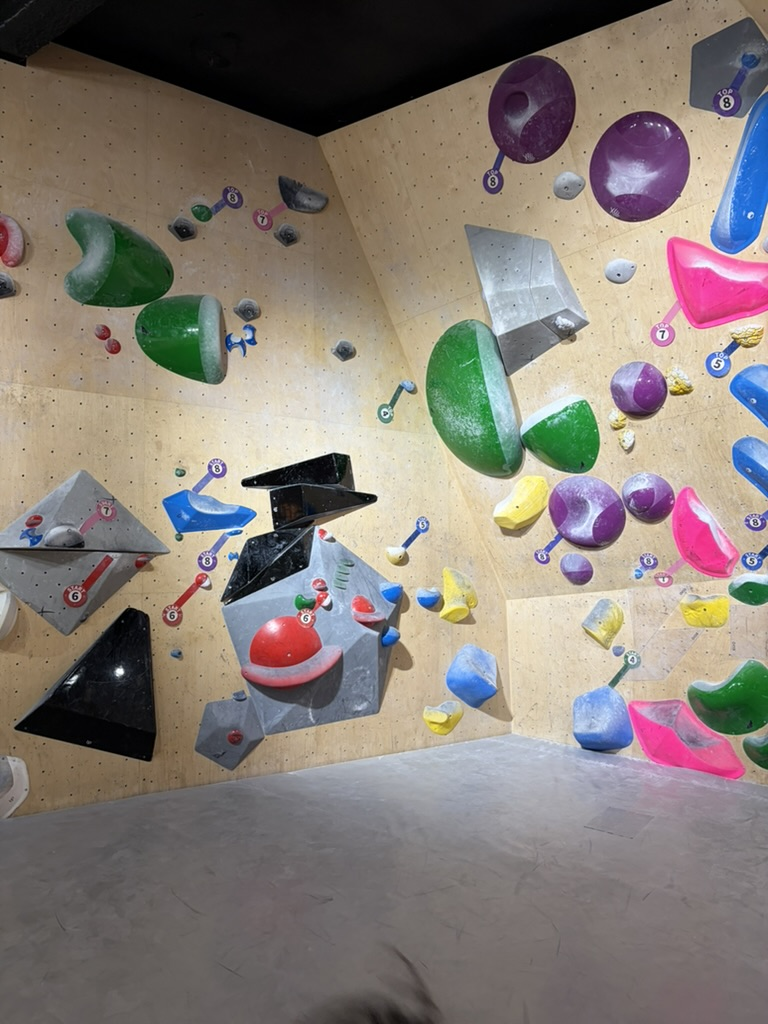
#> input picture input/example1.jpg, 768 x 1024 px
$ python -i color_logic.py   (imports and definitions only)
#> lines starting #> are read from the running program, lines starting #| are printed output that depends on the picture; after the words box and inside, x2 and y2 are one past the last pixel; in counts of white or black regions, pixels touching at a corner belong together
import json
from dataclasses import asdict, dataclass
from enum import Enum
from pathlib import Path
from typing import Dict, List, Mapping, MutableMapping, Tuple

import cv2
import numpy as np
from matplotlib import pyplot as plt

def single_scale_retinex(img: np.ndarray, sigma: float) -> np.ndarray:
    retinex = np.log10(img) - np.log10(cv2.GaussianBlur(img, (0, 0), sigma))
    return retinex


def multi_scale_retinex(img: np.ndarray, sigma_list: List[float]) -> np.ndarray:
    retinex = np.zeros_like(img)
    for sigma in sigma_list:
        retinex += single_scale_retinex(img, sigma)
    retinex = retinex / len(sigma_list)
    return retinex


def color_restoration(img: np.ndarray, alpha: float, beta: float) -> np.ndarray:
    img_sum = np.sum(img, axis=2, keepdims=True)
    color_restoration = beta * (np.log10(alpha * img) - np.log10(img_sum))
    return color_restoration


def apply_retinex(img: np.ndarray) -> np.ndarray:
    if img.size == 0:
        return img
    sigma_list = [15.0, 80.0, 250.0]
    G = 5.0
    b = 25.0
    alpha = 125.0
    beta = 46.0

    img_float = np.float64(img) + 1.0
    msr = multi_scale_retinex(img_float, sigma_list)
    cr = color_restoration(img_float, alpha, beta)
    msrcr = G * (msr * cr - b)

    # Normalize each channel robustly so the image does not collapse to near-black.
    normalized = np.zeros_like(msrcr)
    for ch in range(msrcr.shape[2]):
        channel = msrcr[:, :, ch]
        low, high = np.percentile(channel, (1, 99))
        if high - low < 1e-6:
            normalized[:, :, ch] = np.clip(channel, 0, 255)
            continue
        normalized[:, :, ch] = (channel - low) * (255.0 / (high - low))

    normalized = np.clip(normalized, 0, 255)
    return np.uint8(normalized)


DEFAULT_LAB_CONFIG_PATH = "lab_ranges.json"


class HoldColor(str, Enum):
    RED = "red"
    ORANGE = "orange"
    YELLOW = "yellow"
    GREEN = "green"
    BLUE = "blue"
    LIGHT_BLUE = "light_blue"
    NAVY = "navy"
    PURPLE = "purple"
    PINK = "pink"
    WHITE = "white"
    GRAY = "gray"
    BLACK = "black"
    BROWN = "brown"
    UNKNOWN = "unknown"


CHROMATIC_COLORS = {
    HoldColor.RED,
    HoldColor.ORANGE,
    HoldColor.YELLOW,
    HoldColor.GREEN,
    HoldColor.BLUE,
    HoldColor.LIGHT_BLUE,
    HoldColor.NAVY,
    HoldColor.PURPLE,
    HoldColor.PINK,
    HoldColor.BROWN,
}


@dataclass(frozen=True)
class LabRange:
    l_min: int
    l_max: int
    a_min: int
    a_max: int
    b_min: int
    b_max: int

    def clamp(self) -> "LabRange":
        return LabRange(
            l_min=max(0, min(255, int(self.l_min))),
            l_max=max(0, min(255, int(self.l_max))),
            a_min=max(0, min(255, int(self.a_min))),
            a_max=max(0, min(255, int(self.a_max))),
            b_min=max(0, min(255, int(self.b_min))),
            b_max=max(0, min(255, int(self.b_max))),
        )

    def to_mask(self, lab_image: np.ndarray) -> np.ndarray:
        r = self.clamp()
        lower = np.array([r.l_min, r.a_min, r.b_min], dtype=np.uint8)
        upper = np.array([r.l_max, r.a_max, r.b_max], dtype=np.uint8)
        return cv2.inRange(lab_image, lower, upper)


DEFAULT_LAB_RANGES: Dict[HoldColor, List[LabRange]] = {
    HoldColor.RED: [LabRange(0, 255, 150, 255, 0, 255)],
    HoldColor.ORANGE: [LabRange(0, 255, 140, 180, 150, 255)],
    HoldColor.YELLOW: [LabRange(0, 255, 110, 140, 150, 255)],
    HoldColor.GREEN: [LabRange(0, 255, 0, 120, 128, 255)],
    HoldColor.BLUE: [LabRange(0, 255, 0, 140, 0, 120)],
    HoldColor.LIGHT_BLUE: [LabRange(100, 255, 0, 128, 0, 128)],
    HoldColor.NAVY: [LabRange(0, 80, 0, 140, 0, 110)],
    HoldColor.PURPLE: [LabRange(0, 255, 140, 255, 0, 120)],
    HoldColor.PINK: [LabRange(150, 255, 150, 255, 120, 160)],
    HoldColor.BROWN: [LabRange(0, 100, 130, 160, 130, 170)],
    HoldColor.WHITE: [LabRange(200, 255, 120, 136, 120, 136)],
    HoldColor.GRAY: [LabRange(80, 180, 120, 136, 120, 136)],
    HoldColor.BLACK: [LabRange(0, 50, 120, 136, 120, 136)],
}


def _copy_ranges(ranges: Mapping[HoldColor, List[LabRange]]) -> Dict[HoldColor, List[LabRange]]:
    return {color: [LabRange(**asdict(r)) for r in entries] for color, entries in ranges.items()}


# [56 lines left out: functions parse_hold_color, color_to_bgr, load_lab_ranges, save_lab_ranges, not called in this run]


class LabColorClassifier:
    def __init__(
        self,
        ranges: Mapping[HoldColor, List[LabRange]] | None = None,
        *,
        min_match_ratio: float = 0.03,
        chromatic_preference_ratio: float = 0.07,
    ):
        source = ranges if ranges is not None else DEFAULT_LAB_RANGES
        self.ranges = _copy_ranges(source)
        self.min_match_ratio = min_match_ratio
        self.chromatic_preference_ratio = chromatic_preference_ratio

    @classmethod
    def from_config(cls, config_path: str = DEFAULT_LAB_CONFIG_PATH) -> "LabColorClassifier":
        return cls(load_lab_ranges(config_path))

    def score_lab(self, lab_image: np.ndarray) -> Dict[HoldColor, int]:
        scores: Dict[HoldColor, int] = {}
        for color, entries in self.ranges.items():
            if not entries:
                scores[color] = 0
                continue
            mask = np.zeros(lab_image.shape[:2], dtype=np.uint8)
            for entry in entries:
                mask = cv2.bitwise_or(mask, entry.to_mask(lab_image))
            scores[color] = int(cv2.countNonZero(mask))
        return scores

    def classify_lab(self, lab_image: np.ndarray) -> HoldColor:
        total_pixels = int(lab_image.shape[0] * lab_image.shape[1])
        if total_pixels <= 0:
            return HoldColor.UNKNOWN

        scores = self.score_lab(lab_image)
        best_color, best_count = max(scores.items(), key=lambda item: item[1], default=(HoldColor.UNKNOWN, 0))
        best_ratio = best_count / total_pixels
        if best_ratio < self.min_match_ratio:
            return HoldColor.UNKNOWN

        chromatic = [(color, count) for color, count in scores.items() if color in CHROMATIC_COLORS]
        if chromatic:
            chroma_color, chroma_count = max(chromatic, key=lambda item: item[1])
            chroma_ratio = chroma_count / total_pixels
            if chroma_ratio >= self.chromatic_preference_ratio:
                return chroma_color

        return best_color

    def classify_bgr(self, bgr_image: np.ndarray, mask: np.ndarray | None = None) -> HoldColor:
        if bgr_image.size == 0:
            return HoldColor.UNKNOWN
        retinex_image = apply_retinex(bgr_image)
        lab_image = cv2.cvtColor(retinex_image, cv2.COLOR_BGR2LAB)

        if mask is not None:
            valid = mask.astype(bool)
            selected = lab_image[valid]
            if selected.size == 0:
                return HoldColor.UNKNOWN
            # Evaluate only masked pixels to avoid background-biased color scores.
            lab_image = selected.reshape((-1, 1, 3))

        return self.classify_lab(lab_image)

    # [107 lines left out: functions score_bgr_ratios, tune_lab_range, not called in this run]

>>> import cv2
>>> picture = cv2.imread('input/example1.jpg')
#> picture is the input picture: shape (1024, 768, 3); mean B, G, R 118.7, 125.3, 133.9
>>> result = LabColorClassifier().classify_bgr(picture)
#> the loop in multi_scale_retinex, `for sigma in sigma_list:` made 3 passes
#> pass 1, in single_scale_retinex, `retinex = np.log10(img) - np.log10(cv2.GaussianBlur(img, (0, 0), sigma))`:
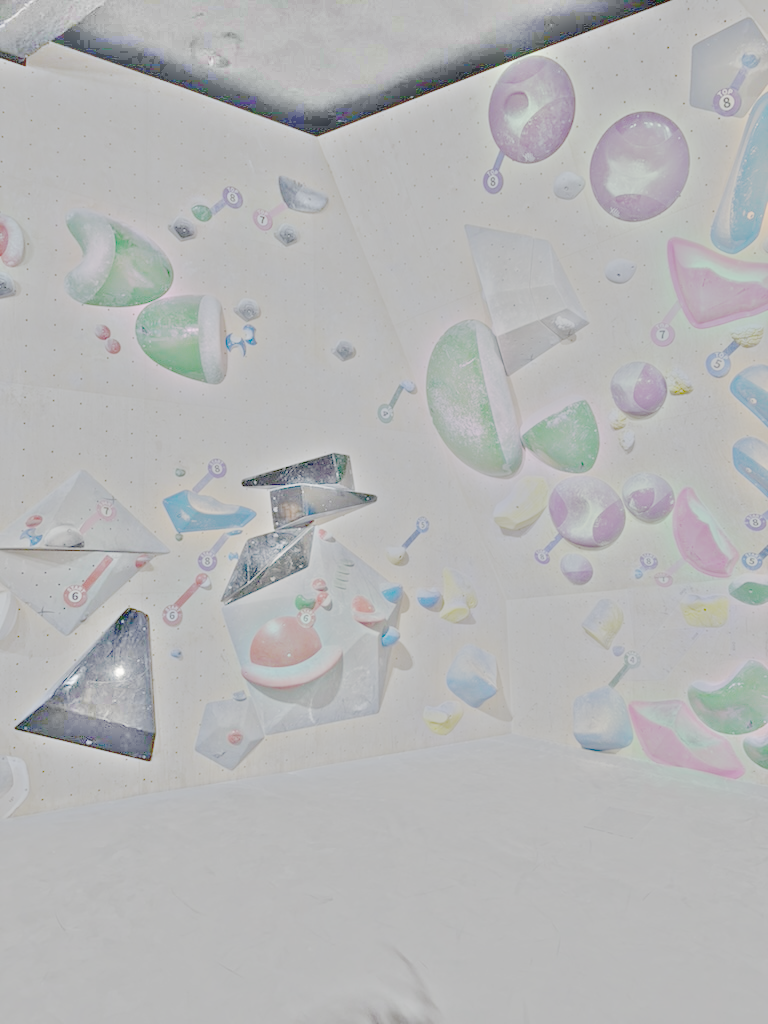
#> retinex: shape (1024, 768, 3) float64; mean B, G, R -0.0322, -0.0363, -0.0428; drawn with min black and max white
#> in color_restoration, `img_sum = np.sum(img, axis=2, keepdims=True)`:
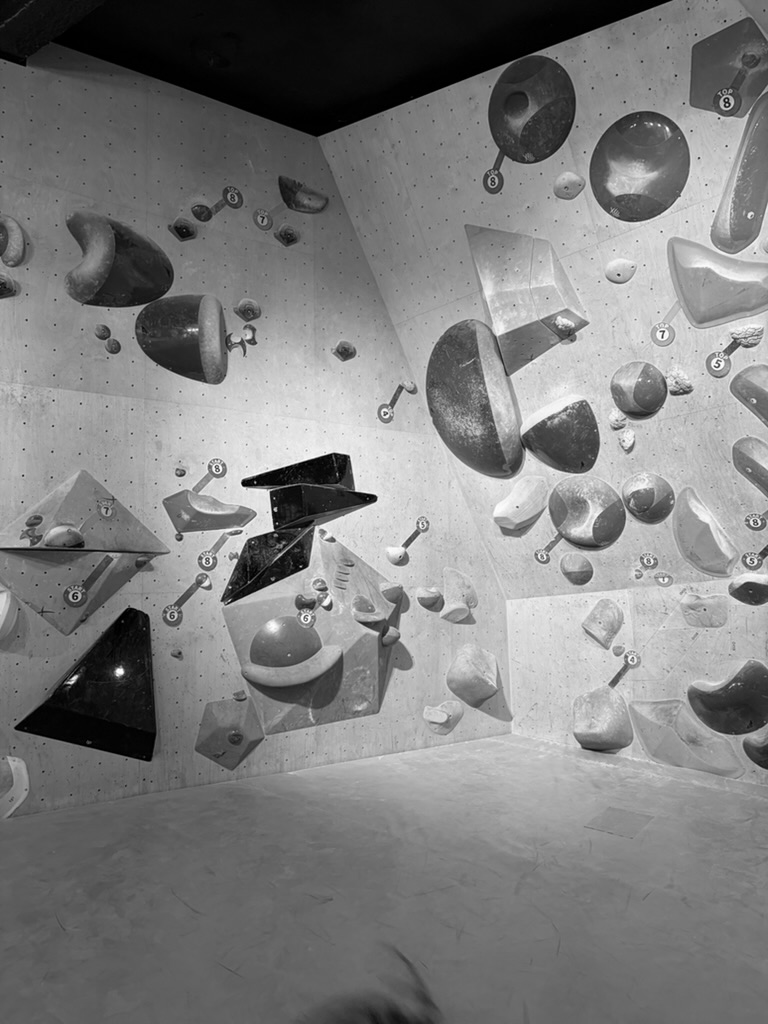
#> img_sum: shape (1024, 768, 1) float64; min 3, max 767, mean 381; drawn with min black and max white
#> the loop in apply_retinex, `for ch in range(msrcr.shape[2]):` made 3 passes
#> (low, high) on passes 1 to 3: (-583.7, -54.23), (-609, -60.88), (-628.1, -60.73)
#> pass 1, in apply_retinex, `channel = msrcr[:, :, ch]`:
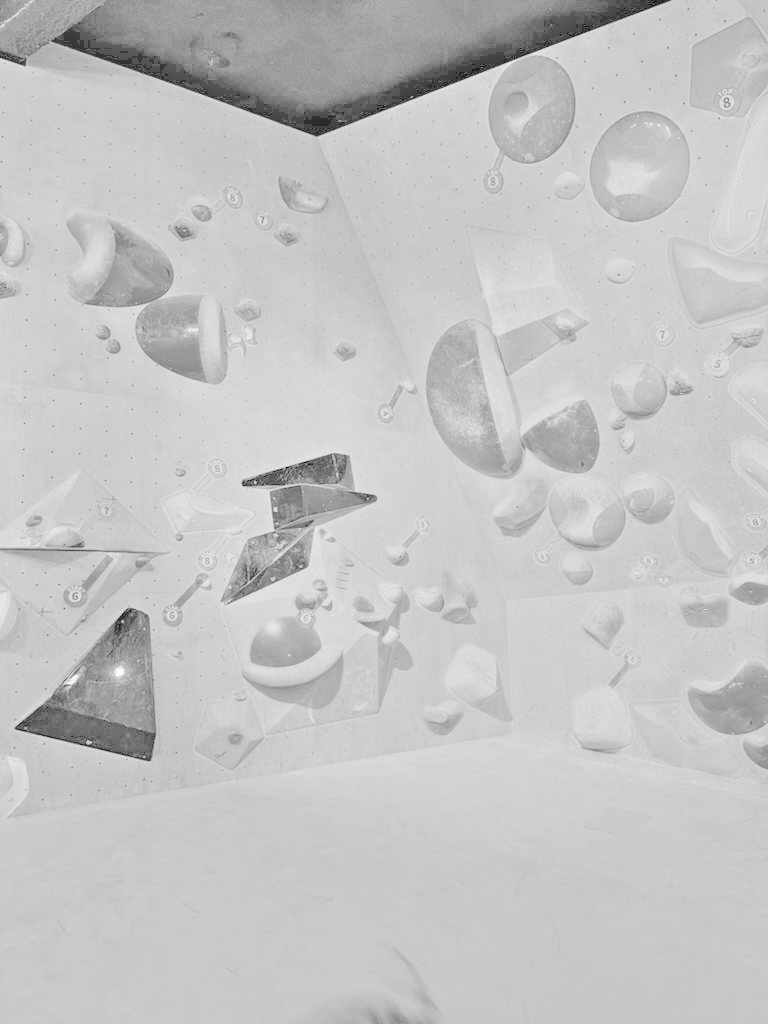
#> channel: shape (1024, 768) float64; min -913.6, max 76.93, mean -148.2; drawn with min black and max white
#> in apply_retinex, `normalized = np.clip(normalized, 0, 255)`:
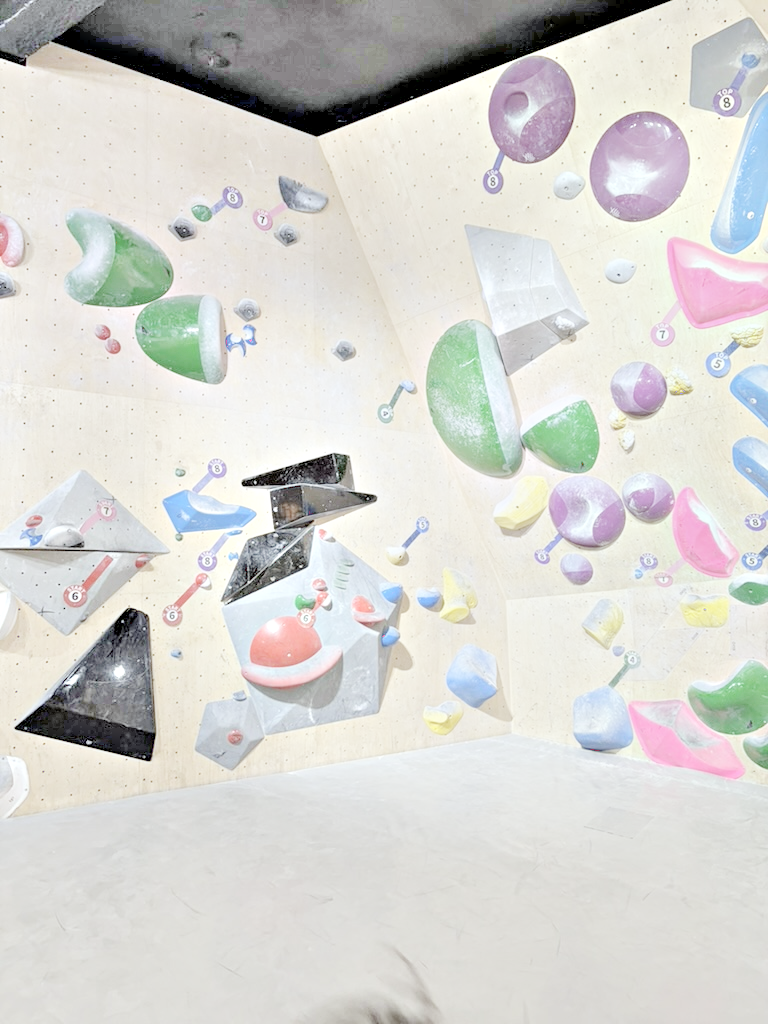
#> normalized: shape (1024, 768, 3) float64; mean B, G, R 210, 214, 214.5
#> in classify_bgr, `lab_image = cv2.cvtColor(retinex_image, cv2.COLOR_BGR2LAB)`: lab_image: shape (1024, 768, 3); mean of channels 0, 1, 2 217.1, 127.6, 130
#> after the loop in score_lab, `for color, entries in self.ranges.items():`:
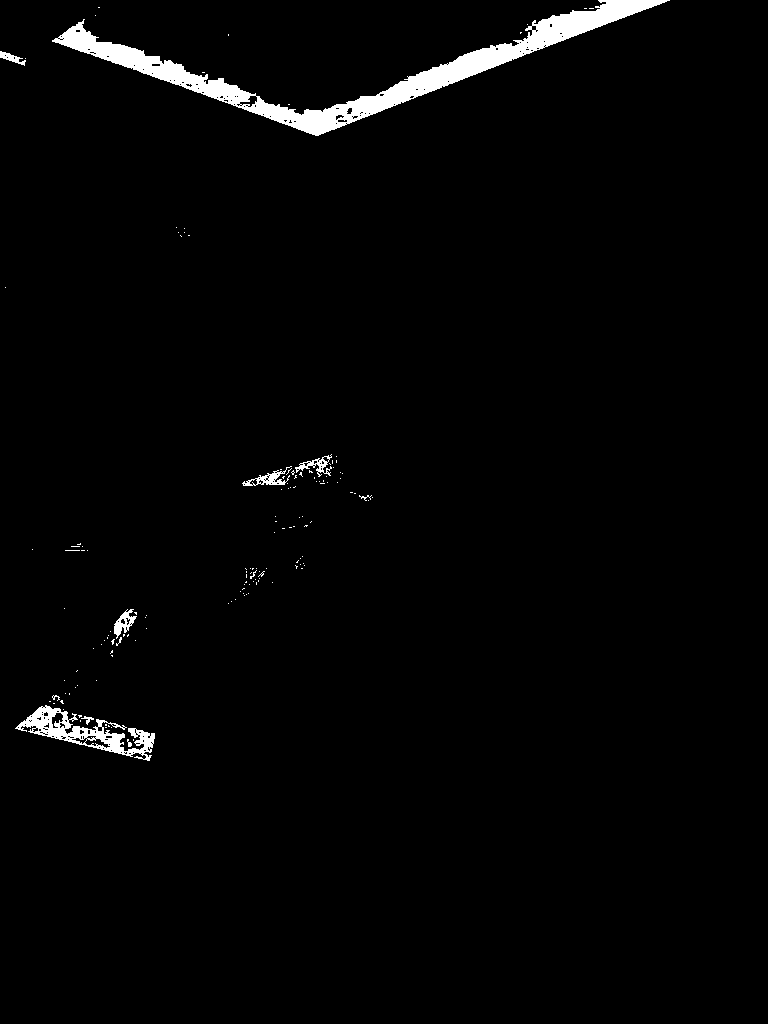
#> mask: shape (1024, 768); 2% white; 149 white regions (139 under 20 px), largest, box (x1, y1, x2, y2) and area: (52, 0, 670, 136) 12043, (15, 705, 155, 761) 2353, (242, 466, 292, 486) 313
#> after the loop in score_lab, `for color, entries in self.ranges.items():`: scores = 13 items
#> in classify_lab, `best_color, best_count = max(scores.items(), key=lambda item: item[1],..`: best_color = <HoldColor.WHITE: 'white'>; best_count = 600037
#> in classify_lab, `best_ratio = best_count / total_pixels`: best_ratio = 0.763
#> in classify_lab, `chromatic = [(color, count) for color, count in scores.items() if colo..`: chromatic = 10 items
#> in classify_lab, `chroma_color, chroma_count = max(chromatic, key=lambda item: item[1])`: chroma_color = <HoldColor.LIGHT_BLUE: 'light_blue'>; chroma_count = 142256
#> in classify_lab, `chroma_ratio = chroma_count / total_pixels`: chroma_ratio = 0.181
#> result = <HoldColor.LIGHT_BLUE: 'light_blue'>
